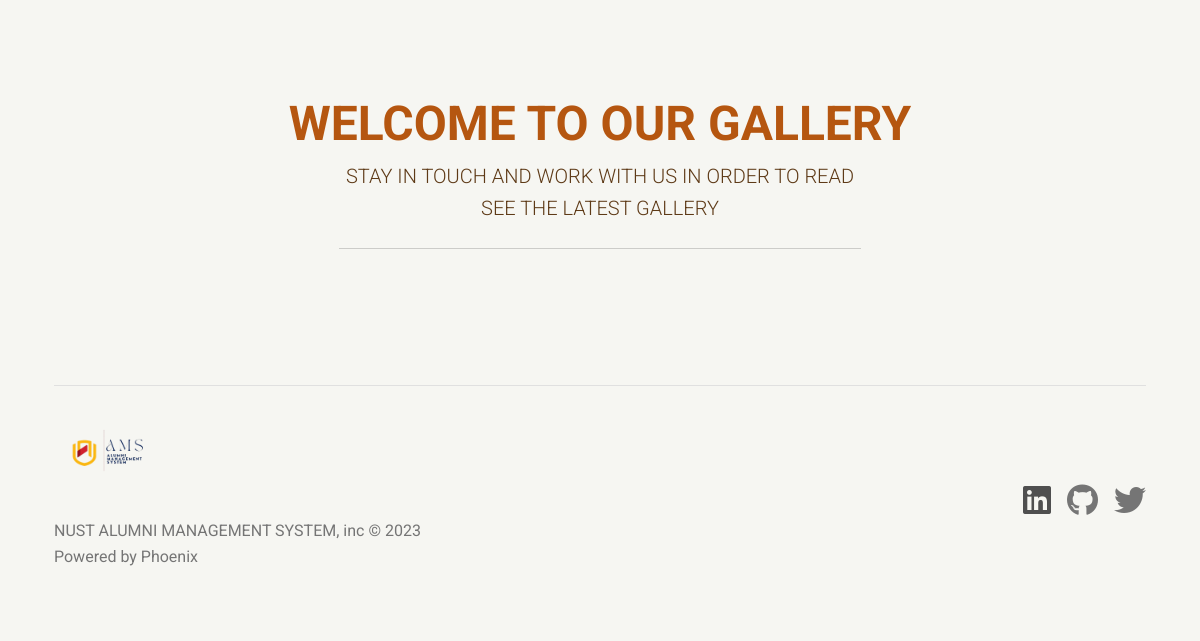
The page /gallery/ (lower part) on the database as committed earlier.
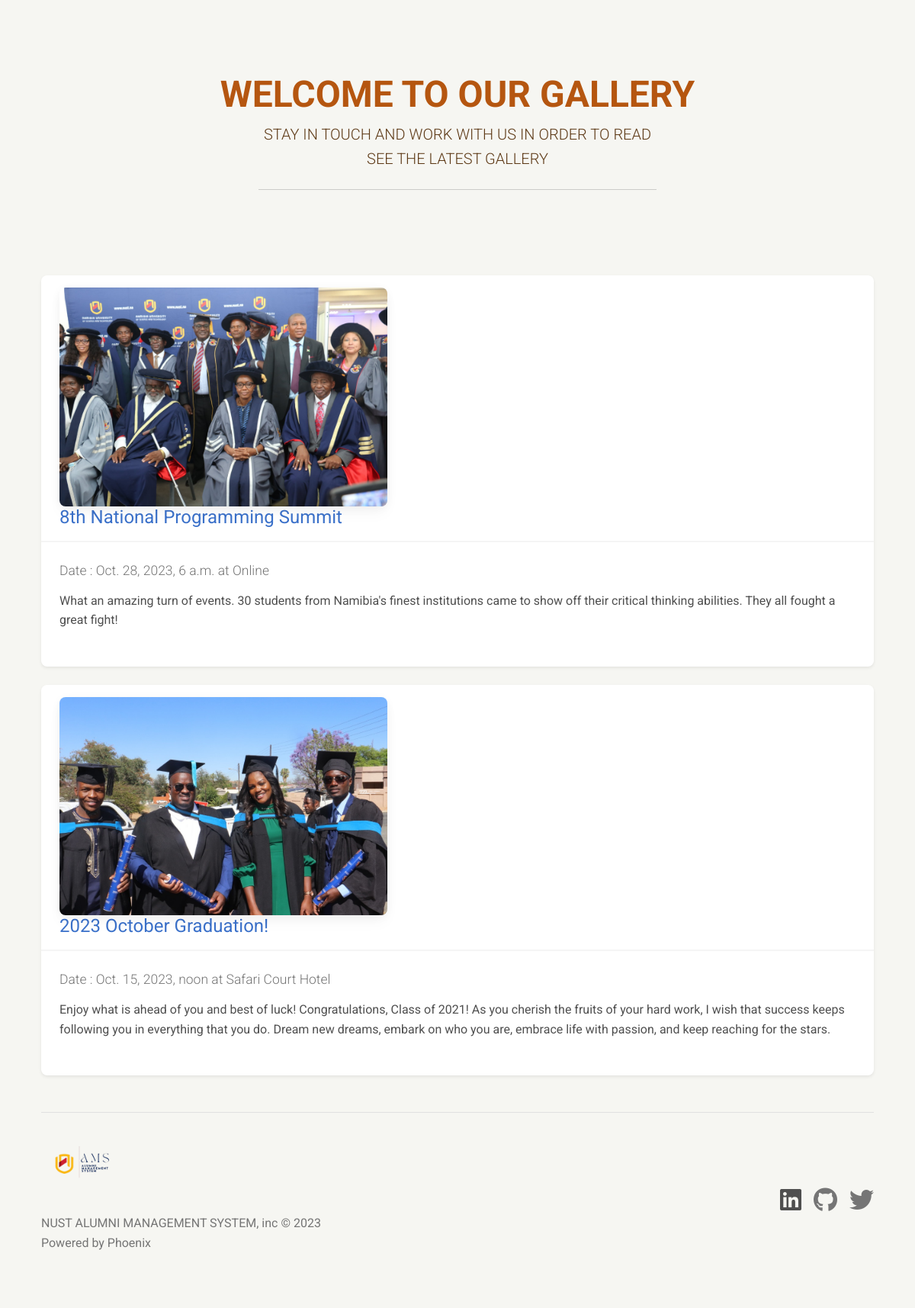
The same page on the database as committed later.
### galleryApp/models.py (models this page shows, shortened)
class AlumniGallery(models.Model):
    STATUS_CHOICES = (
        ('draft','Draft'),
        ('published','Published')
    )
    name_of_event = models.CharField(max_length=255)
    date_of_event = models.DateTimeField()
    event_location = models.CharField(max_length=250,default="Unknown")
    extra_info = models.TextField()
    status = models.CharField(max_length=12,choices=STATUS_CHOICES, default='draft')
    event_image = models.ImageField(upload_to="images/")
    publishedGallery = PublishedGalleryManager()
    class Meta:
        ordering = ('-date_of_event',)

### galleryApp/views.py (the view)
# urls.py: path('',views.showGallery, name="gallery"),
def showGallery(request):
    gallery_list = AlumniGallery.publishedGallery.all()
    return render(request,'gallery/index.html',{'gallery_list':gallery_list})

### galleryApp/models.py (called while the page is built)
    def get_queryset(self):
        return super(PublishedGalleryManager, self).get_queryset().filter(status='published')

### templates/gallery/index.html (shortened to what this page needs)
{% extends "../base.html" %}
{% block content %}
<div class="container">
    <div class="row">
        <div class="col-12">
            <div class="px-4 py-5 my-5 text-center">
                <h1 class="display-5 fw-bold text-body-emphasis" style="color: #b55610;">
                    WELCOME TO OUR GALLERY
                </h1>
                <div class="col-lg-6 mx-auto">
                  <p class="lead mb-4"  style="color: #5E3A17;">
                      STAY IN TOUCH AND WORK WITH US IN ORDER
                      TO READ SEE THE LATEST GALLERY
                  </p>
                  <hr/>
                </div>
            </div>
        </div>
    <div class="col-12">
    {% for event in gallery_list %}
        <div class="card mb-4 rounded-3 shadow-sm">
            <div class="card-header py-3">
            <img src="{{ event.event_image.url }}" class="card" alt="2023 Graduation" height=540px width=430px>
              <h4 class="my-0 fw-normal">
                    <a href="{{ post.get_absolute_url }}" >
                        {{ event.name_of_event }}
                    </a>
                </h4>
            </div>
            <div class="card-body">
                <h5 class="card-title pricing-card-title">
                    <small class="text-muted fw-light">
                        Date : {{ event.date_of_event }} at {{ event.event_location }}
                    </small>
                </h5>
              <ul class="list-unstyled mt-3 mb-4">
                <li>
                    {{ event.extra_info }}
                </li>
              </ul>
            </div>
        </div>
    {% endfor %}
    </div>
</div>
{% endblock %}

### templates/base.html (shortened to what this page needs)
 {% load static %}
<!DOCTYPE html>
<html lang="en">
<head>
    <link
    href="https://cdnjs.cloudflare.com/ajax/libs/font-awesome/6.0.0/css/all.min.css"
    rel="stylesheet"
    />
    <link
    href="https://cdnjs.cloudflare.com/ajax/libs/mdb-ui-kit/6.4.1/mdb.min.css"
    rel="stylesheet"
    />
</head>
<body style="background-color: rgba(221, 221, 204, 0.247);">
    <div class="container">
        {% block content %}{% endblock%}
    {% include "partials/_footer.html" %}
    </div>
</body>
</html>

### templates/partials/_navbar.html (shortened to what this page needs)
{% load static %}

### templates/partials/_header.html (shortened to what this page needs)
{% load static %}

### templates/partials/_footer.html
{% load static %}
<footer class="d-flex flex-wrap justify-content-between align-items-center py-3 my-4 border-top">
    <div class="col mb-3">
        <a href="/" class="d-flex align-items-center mb-3 link-dark text-decoration-none">
            <img
            src="{% static 'img/logo_trans.png' %}"
            alt="logo"
            height="100"
            loading="lazy"
            />
        </a>
        <p class="text-muted">NUST ALUMNI MANAGEMENT SYSTEM, inc &copy; 2023<br/>Powered by Phoenix</p>
    </div>
<ul class="nav col-md-4 justify-content-end list-unstyled d-flex">
    <li class="ms-3"><a class="text-muted" href="#"></a><i class="fab fa-linkedin fa-2x"></i></li>
    <li class="ms-3"><a class="text-muted" href="#"><i class="fab fa-github fa-2x"></i></a></li>
    <li class="ms-3"><a class="text-muted" href="#"><i class="fab fa-twitter fa-2x" ></i></a></li>
</ul>
</footer>

Rows that differ between the two databases and show on the page:
added AlumniGallery: event_image (picture), name_of_event "8th National Programming Summit", date_of_event "Oct. 28, 2023, 6 a.m.", event_location "Online", extra_info "What an amazing turn of events. 30 students from Namibia's finest institutions came to show off their critical thinking abilities. They all fought a great fight!"
added AlumniGallery: event_image (picture), name_of_event "2023 October Graduation!", date_of_event "Oct. 15, 2023, noon", event_location "Safari Court Hotel", extra_info "Enjoy what is ahead of you and best of luck! Congratulations, Class of 2021! As you cherish the fruits of your hard work, I wish that success keeps following you in everything that you do. Dream new dreams, embark on who you are, embrace life with passion, and keep reaching for the stars."
